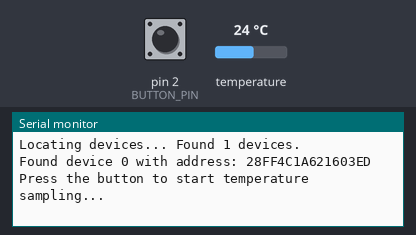
Bench run of a sketch on a simulated Arduino Uno, built with avr-gcc and run on an emulated ATmega328P. On the bench: the last lines printed to the serial monitor. Inputs (shaded band) come from the test bench; at power-on: pin 2 (BUTTON_PIN) HIGH, temperature 24 °C.

Above: at 1.3 s.
1.4 s: pin 2 (BUTTON_PIN) pulled LOW for 0.15 s
At 3.8 s:
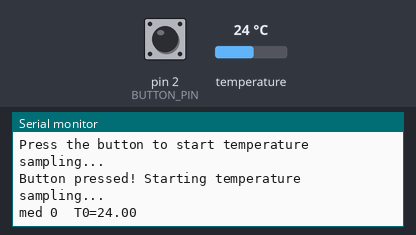
4.1 s: temperature set to 12 °C
At 5.5 s:
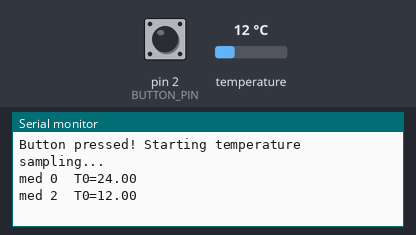
5.6 s: temperature set to 19 °C
At 9.0 s:
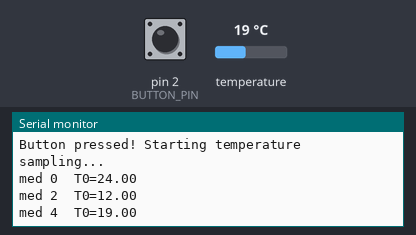
Timing chart, 0 to 10.5 s (numbered marks = the images above; inputs shaded):
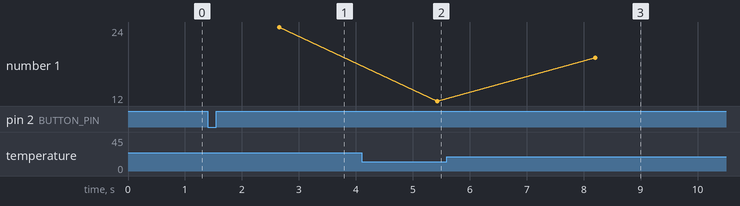

Measured:
- after the input at 1.4 s, the serial monitor: prints a new line at once (image 1)
- after the input at 4.1 s, the serial monitor: prints a new line after 1.3 s (image 2)
- after the input at 5.6 s, the serial monitor: prints a new line after 2.6 s (image 3)
- plotted number 1: 24 → 12 after the input at 4.1 s, 12 → 19 after the input at 5.6 s

The sketch:

temp-mes.ino
```cpp
#include <OneWire.h>
#include <DallasTemperature.h>

// Data wire is plugged into port 4 on the Arduino
#define ONE_WIRE_BUS 4

// button connected to pin 2
#define BUTTON_PIN 2

// Setup a oneWire instance to communicate with any OneWire devices (not just Maxim/Dallas temperature ICs)
OneWire oneWire(ONE_WIRE_BUS);

// Pass our oneWire reference to Dallas Temperature.
DallasTemperature sensors(&oneWire);

// Number of temperature devices found
int numberOfDevices;

// We'll use this variable to store a found device address
DeviceAddress tempDeviceAddress;

// Counter
int count = 0;

// flag to track if button was pressed
bool samplingStarted = false;

void setup(void) {
  // start serial port
  Serial.begin(9600);

  // use internal pull-up resistor
  pinMode(BUTTON_PIN, INPUT_PULLUP);

  byte addr[8];
  while(oneWire.search(addr)) {
    Serial.print("Address = ");
    for(int i = 0; i < 8; i++) {
      Serial.print(" 0x");
      Serial.print(addr[i], HEX);
    }
    Serial.println();
  }
  oneWire.reset_search();

  // Start up the library
  sensors.begin();

  // Grab a count of devices on the wire
  numberOfDevices = sensors.getDeviceCount();

  // locate devices on the bus
  Serial.print("Locating devices... Found ");
  Serial.print(numberOfDevices, DEC);
  Serial.println(" devices.");

  // Loop through each device, print out address
  for(int i = 0; i < numberOfDevices; i++) {
    // Search the wire for address
    if(sensors.getAddress(tempDeviceAddress, i)) {
      Serial.print("Found device ");
      Serial.print(i, DEC);
      Serial.print(" with address: ");
      printAddress(tempDeviceAddress);
      Serial.println();
    } else {
      Serial.print("Found ghost device at ");
      Serial.print(i, DEC);
      Serial.println(" (check wiring)");
    }
  }

  Serial.println("Press the button to start temperature sampling...");
}

void loop(void) {
  // Wait for button press to start sampling
  if (!samplingStarted) {
    if (digitalRead(BUTTON_PIN) == LOW) {
      samplingStarted = true;
      Serial.println("Button pressed! Starting temperature sampling...");
      delay(500); // debounce delay
    } else {
      return; // do nothing until button pressed
    }
  }

  // Send the command to get temperatures
  sensors.requestTemperatures();

  Serial.print("med ");
  Serial.print(count);

  // Loop through each device, print out temperature data
  for(int i = 0; i < numberOfDevices; i++) {
    // Search the wire for address
    if(sensors.getAddress(tempDeviceAddress, i)) {
      // Output the device ID
      Serial.print("  T");
      Serial.print(i, DEC);
      Serial.print("=");

      // Print the data
      float tempC = sensors.getTempC(tempDeviceAddress);
      Serial.print(tempC);
    }
  }

  Serial.println();
  count += 2;
  delay(2000);
}

// function to print a device address
void printAddress(DeviceAddress deviceAddress) {
  for (uint8_t i = 0; i < 8; i++) {
    if (deviceAddress[i] < 16) Serial.print("0");
    Serial.print(deviceAddress[i], HEX);
  }
}
```
